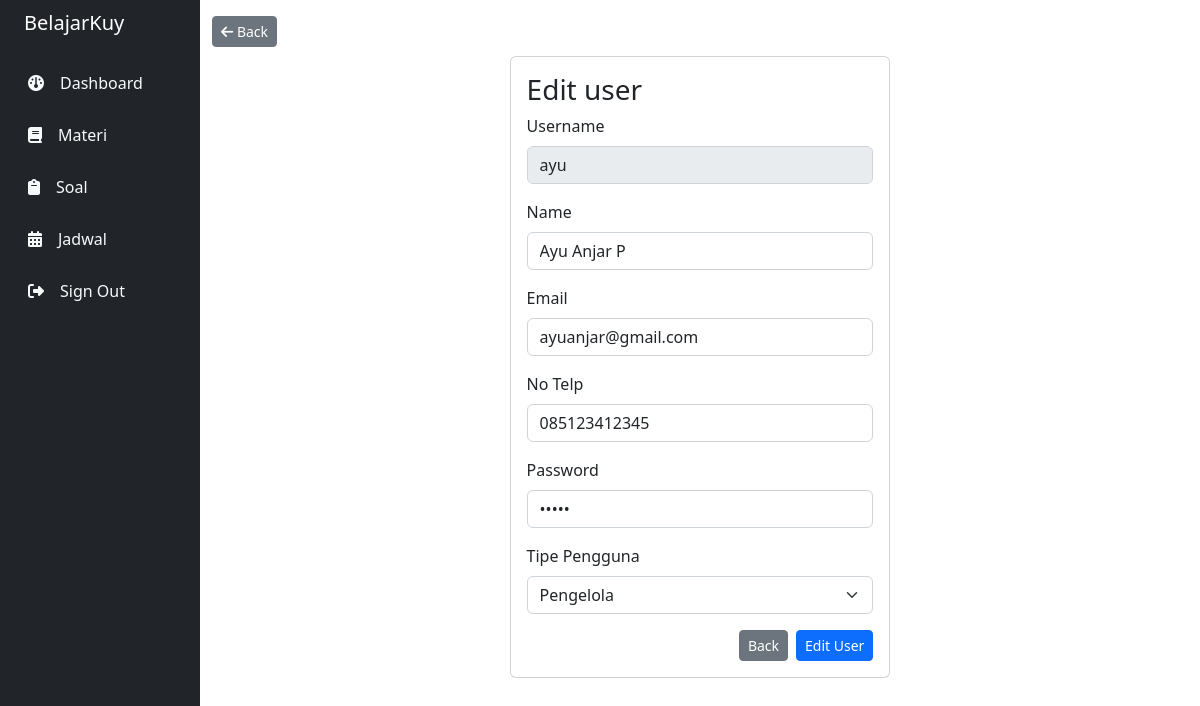
The page /dashboard/user/process.php?edit=ayu (signed in) on the database as committed earlier.
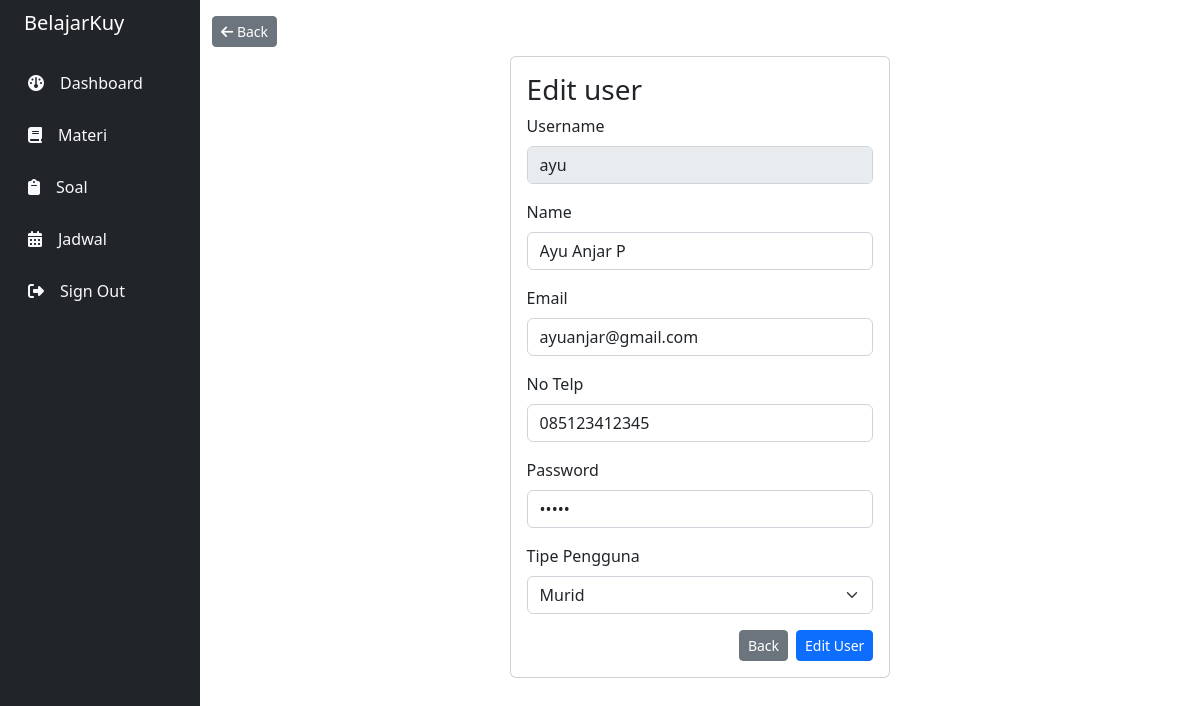
The same page on the database as committed later.
### tables this page shows
CREATE TABLE `user` (
  `username` varchar(24) NOT NULL,
  `password` varchar(24) NOT NULL,
  `nama_user` varchar(255) NOT NULL,
  `email_user` varchar(255) NOT NULL,
  `no_telp_user` varchar(255) NOT NULL,
  `tipe_user` varchar(255) NOT NULL
);

### dashboard/user/process.php (the view, shortened to what this page needs)
<?php
include("../inc/header.php");
?>
<?php
$username = $password = $nama_user = $email_user = $no_telp_user = $tipe_user = "";
?>
    <?php
if (isset($_GET['edit'])) {
  $id = $_GET['edit'];
  $sql1 = "select * from user where username = '$id'";
  $q1 = mysqli_query($conn, $sql1);
  while ($row = mysqli_fetch_array($q1)) {
    $username = $row['username'];
    $password = $row['password'];
    $nama_user = $row['nama_user'];
    $email_user = $row['email_user'];
    $no_telp_user = $row['no_telp_user'];
    $tipe_user = $row['tipe_user'];
  }
    ?>
  <div class="container d-flex align-items-center justify-content-center" style="min-height: 80vh;">
    <form action="" method="post" name="edituser" style="width: 40%;" class="card">
      <div class="card-body">
        <h3>Edit user </h3>
        <div class="mb-3">
          <label class="form-label">Username</label>
          <input type="text" name="username" class="form-control" disabled value="<?= $username ?>" required>
        </div>
        <div class="mb-3">
          <label class="form-label">Name</label>
          <input type="text" name="nama_user" class="form-control" value="<?= $nama_user ?>" required>
        </div>
        <div class="mb-3">
          <label class="form-label">Email</label>
          <input type="email" name="email_user" class="form-control" value="<?= $email_user ?>" required>
        </div>
        <div class="mb-3">
          <label class="form-label">No Telp</label>
          <input type="text" name="no_telp_user" class="form-control" value="<?= $no_telp_user ?>" required>
        </div>
        <div class="mb-3">
          <label class="form-label">Password</label>
          <input type="password" name="password" class="form-control" value="<?= $password ?>" required>
        </div>
        <div class="mb-3">
          <label class="form-label">Tipe Pengguna</label>
          <select class="form-control form-select" name="tipe_user" id="" required>
            <option value="pengelola" <?php if ($tipe_user == "pengelola") {
                                        echo "selected";
                                      } ?>>Pengelola</option>
            <option value="murid" <?php if ($tipe_user == "murid") {
                                    echo "selected";
                                  } ?>>Murid</option>
          </select>
        </div>
        <div class="modal-footer mt-3">
          <a href="./" class="btn btn-sm btn-secondary">Back</a>
          <button type="submit" name="edit" class="btn btn-sm btn-primary ms-2">Edit User</button>
        </div>
      </div>
    </form>
  </div>
<?php
}
?>
<?php
include("../inc/footer.php");
?>

Rows that differ between the two databases and show on the page:
changed user "ayu": tipe_user "Pengelola" → "Murid"
